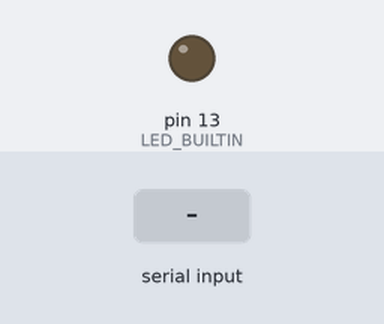
Recording of a sketch running on a simulated Arduino Uno, built with avr-gcc and run on an emulated ATmega328P. On the bench: output pins drawn as LEDs (lit = HIGH). Inputs (shaded band) come from the test bench. What the sketch prints to the serial monitor is not drawn.

Above: at 1.2 s.
1.3 s: "<,>" received over the second serial link
At 2.4 s:
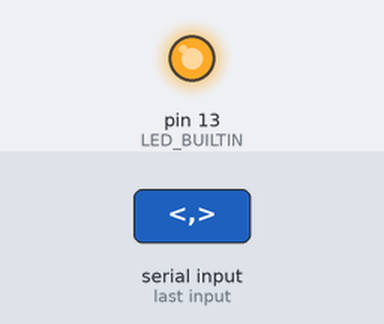
2.8 s: "<[>" received over Serial
At 3.6 s:
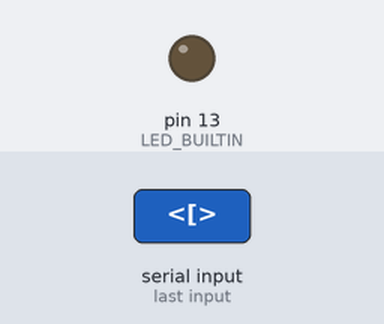
4.3 s: "<.>" received over the second serial link
Timing chart, 0 to 7.3 s (numbered marks = the images above; inputs shaded):
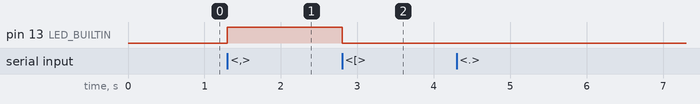

The sketch:

BFI.ino
```cpp
#include <SoftwareSerial.h>

const int ARRAY_SIZE = 1024;

SoftwareSerial mySerial = SoftwareSerial(10, 11);

void setup()
{
    pinMode(LED_BUILTIN, OUTPUT);
    mySerial.begin(9600);
    Serial.begin(9600);
}

void loop()
{
    while (mySerial.available()) {
        static int rc = 0;
        static String string = "";

        char inChar = mySerial.read();
        switch (inChar) {
        case '[': rc++; break;
        case ']': rc--; break;
        case '#': asm ("jmp 0");
        }
        string += inChar;

        if (!rc) {
            digitalWrite(LED_BUILTIN, HIGH);
            interpret((char*) string.c_str());
            digitalWrite(LED_BUILTIN, LOW);
            string = "";
        }
    }
}

void interpret(char* ip)
{
    while (*ip) {
        static char array[ARRAY_SIZE];
        static char* ptr = array;

        switch (*ip++) {
        case '>': ++ptr; break;
        case '<': --ptr; break;
        case '+': ++*ptr; break;
        case '-': --*ptr; break;

        case '.':
            Serial.write(*ptr);
            break;

        case ',':
            while (!Serial.available()) ;
            *ptr = Serial.read();
            if (*ptr == '\r') *ptr = 0;
            break;

        case '[':
            if (!*ptr) {
                int rc = 1;
                do {
                    switch (*ip++) {
                    case '[': rc++; break;
                    case ']': rc--; break;
                    }
                } while (rc);
            }
            break;

        case ']':
            if (*ptr) {
                ip--;
                int rc = 1;
                do {
                    switch (*--ip) {
                    case ']': rc++; break;
                    case '[': rc--; break;
                    }
                } while (rc);
                ip++;
            }
            break;
        }

        if (ptr < array)
            ptr += ARRAY_SIZE;
        else if (ptr == array + ARRAY_SIZE)
            ptr = array;
    }
}
```

snail.c
```cpp
#include <stdio.h>

int main(void)
{
    int n;
    int a[9][9];
    int x = 0, y = -1, d = 1, k = 1;
    int i, j;

    scanf("%d", &n);

    for (i = n; i > 0; d *= -1) {
        for (j = 0; j < i; j++) a[x][y += d] = k++;
        i--;
        for (j = 0; j < i; j++) a[x += d][y] = k++;
    }

    for (i = 0; i < n; i++) {
        for (j = 0; j < n; j++) printf("%2d ", a[i][j]);
        printf("\n");
    }

    return 0;
}
```

Measured:
- after the input at 1.3 s, pin 13 (LED_BUILTIN): LOW → HIGH at once
- after the input at 2.8 s, pin 13 (LED_BUILTIN): HIGH → LOW at once
